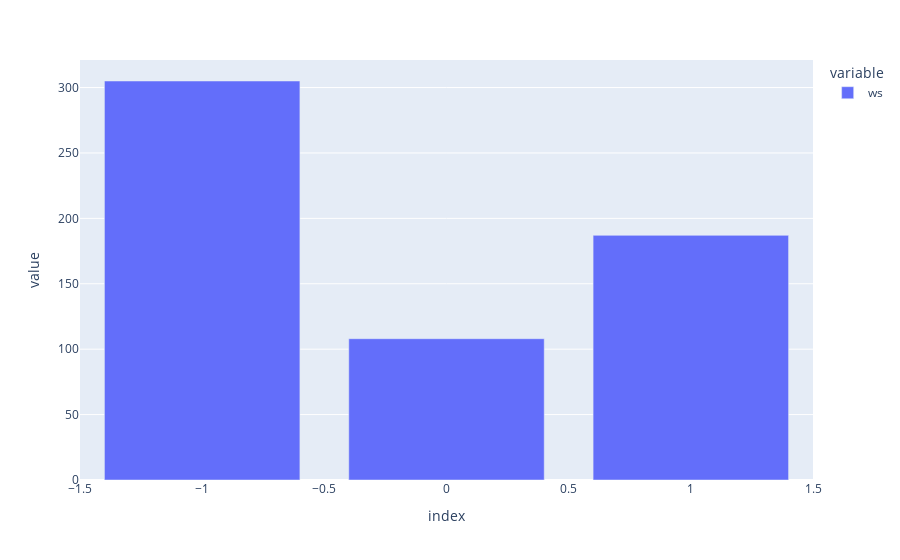

Here is the notebook cell this chart was saved with:
### Code cell
import plotly.express as px
pd.options.plotting.backend = 'plotly'

annotations.ws.value_counts().plot.bar()

### Figure 1 — Plotly figure (JSON) as saved in the notebook; plotly's stock layout.template omitted (floating-point values rounded to 4 significant figures)
{"data": [{"alignmentgroup": "True", "hovertemplate": "variable=ws<br>index=%{x}<br>value=%{y}<extra></extra>", "legendgroup": "ws", "marker": {"color": "#636efa", "pattern": {"shape": ""}}, "name": "ws", "offsetgroup": "ws", "orientation": "v", "showlegend": true, "textposition": "auto", "type": "bar", "x": [-1, 1, 0], "xaxis": "x", "y": [305, 187, 108], "yaxis": "y"}], "layout": {"autosize": true, "barmode": "relative", "legend": {"title": {"text": "variable"}, "tracegroupgap": 0}, "margin": {"t": 60}, "xaxis": {"anchor": "y", "autorange": true, "domain": [0, 1], "range": [-1.5, 1.5], "title": {"text": "index"}, "type": "linear"}, "yaxis": {"anchor": "x", "autorange": true, "domain": [0, 1], "range": [0, 321.1], "title": {"text": "value"}, "type": "linear"}}}
